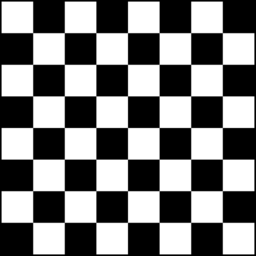
#> input picture ComputerVision/HW1/HarrisCornerDetector/testdata/1.png, 256 x 256 px
$ python main.py
#> lines starting #> are read from the running program, lines starting #| are printed output that depends on the picture; after the words box and inside, x2 and y2 are one past the last pixel; in counts of white or black regions, pixels touching at a corner belong together
#> in main, img is the input picture: shape (256, 256, 3); min 0, max 255, mean 124.4
### ComputerVision/HW1/HarrisCornerDetector/HCD.py
import numpy as np
import cv2
import matplotlib.pyplot as plt


class Harris_corner_detector(object):
    def __init__(self, threshold):
        self.threshold = threshold

    def detect_harris_corners(self, img):
        ### TODO ####
        # Step 1: Smooth the image by Gaussian kernel
        # - Function: cv2.GaussianBlur (kernel = 3, sigma = 1.5)
        img_blur = cv2.GaussianBlur(img, (3, 3), 1.5)
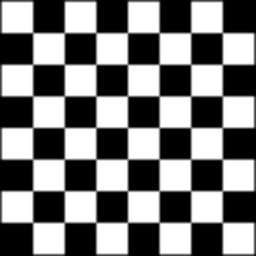
#> img_blur: shape (256, 256) float64; min 0, max 255, mean 124.6; drawn with min black and max white

        # Step 2: Calculate Ix, Iy (1st derivative of image along x and y axis)
        # - Function: cv2.filter2D (kernel = [[1.,0.,-1.]] for Ix or [[1.],[0.],[-1.]] for Iy)
        kernel_x = np.array(([[1., 0., -1.]]), dtype="float64")
        kernel_y = np.array(([1.], [0.], [-1.]), dtype="float64")

        Ix = cv2.filter2D(img_blur, -1, kernel_x)
        Iy = cv2.filter2D(img_blur, -1, kernel_y)
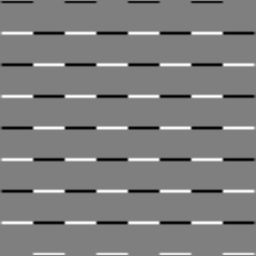
#> Iy: shape (256, 256) float64; min -176.5, max 176.5, mean 0; drawn with min black and max white

        # Step 3: Compute Ixx, Ixy, Iyy (Ixx = Ix*Ix, ...)
        Ixx = Ix*Ix
        Ixy = Ix*Iy
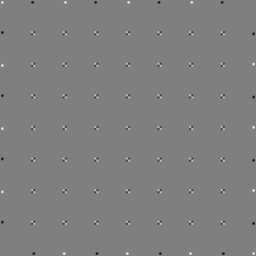
#> Ixy: shape (256, 256) float64; min -12639.6, max 12617.5, mean -1.9; drawn with min black and max white
        Iyy = Iy*Iy

        # Step 4: Compute Sxx, Sxy, Syy (weighted summation of Ixx, Ixy, Iyy in neighbor pixels)
        # - Function: cv2.GaussianBlur (kernel = 3, sigma = 1.)
        Sxx = cv2.GaussianBlur(Ixx, (3, 3), 1.).flatten()
        Sxy = cv2.GaussianBlur(Ixy, (3, 3), 1.).flatten()
        Syy = cv2.GaussianBlur(Iyy, (3, 3), 1.).flatten()

        # Step 5: Compute the det and trace of matrix M (M = [[Sxx, Sxy], [Sxy, Syy]])
        det_M = Sxx*Syy - Sxy*Sxy
        trace_M = Sxx + Syy

        # Step 6: Compute the response of the detector by det/(trace+1e-12)
        response = (det_M/(trace_M + 1e-12)).reshape(img.shape)

        return response

    def post_processing(self, response):
        ### TODO ###
        # Step 1: Thresholding
        response[response < self.threshold] = 0
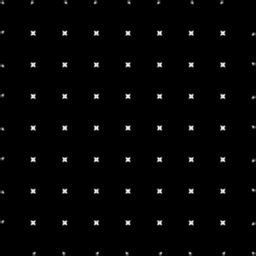
#> response: shape (256, 256) float64; min 0, max 3680.1, mean 55.3; drawn with min black and max white
        candidate_list = np.array(np.argwhere(
            response > self.threshold).tolist())
#> candidate_list = 2538 pairs, first value 0 to 255, second value 0 to 255

        # Step 2: Find local maximum
        # ----- zero padding -----
        response_padding = cv2.copyMakeBorder(
            response, 2, 2, 2, 2, cv2.BORDER_CONSTANT, value=0)
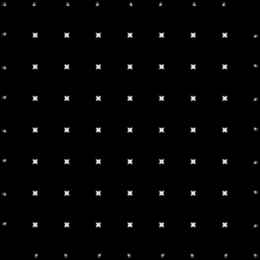
#> response_padding: shape (260, 260) float64; min 0, max 3680.1, mean 53.7; drawn with min black and max white

        window_size = 5
        # check if candidate point is window's local maximum
        for index in candidate_list:
            sgn_value = np.sign(
                response_padding[index[0]:index[0]+window_size, index[1]:index[1]+window_size] - response_padding[index[0]+window_size//2, index[1]+window_size//2])

            if (1 in sgn_value):
                response[index[0], index[1]] = 0
#> this loop made 2538 passes
#> index on passes 1 to 3: [0, 0], [0, 1], [0, 2]
#> response: shape (256, 256) float64; 3.75% of pixels changed, all inside (x1, y1, x2, y2) = (0, 0, 256, 256)

        local_max = np.argwhere(response > 0).tolist()
#> local_max = 79 pairs, first value 2 to 253, second value 2 to 253

        return local_max

### ComputerVision/HW1/HarrisCornerDetector/main.py
import numpy as np
import cv2
import argparse
from matplotlib import pyplot as plt
from HCD import Harris_corner_detector


def main():
    parser = argparse.ArgumentParser(
        description='main function of Harris corner detector')
    parser.add_argument('--threshold', default=100., type=float,
                        help='threshold value to determine corner')
    parser.add_argument(
        '--image_path', default='./testdata/1.png', help='path to input image')
    args = parser.parse_args()

    print('Processing %s ...' % args.image_path)
    img = cv2.imread(args.image_path)
    img_gray = cv2.cvtColor(img, cv2.COLOR_BGR2GRAY).astype(np.float64)

    ### TODO ###
    # create HCD class
    HCD = Harris_corner_detector(args.threshold)
    response = HCD.detect_harris_corners(img_gray)
    result = HCD.post_processing(response)
#> result has the same summary as local_max in post_processing
    print(len(result))
#| 79

    detected_img = np.array(img)
    for i in result:
        cv2.circle(detected_img, (i[1], i[0]), radius=1,
                   color=(0, 0, 255), thickness=1)
#> this loop made 79 passes
#> i on passes 1 to 12: [2, 2], [2, 32], [2, 65], [2, 95], [2, 129], [2, 158], [2, 192], [2, 221], [32, 2], [32, 32], [32, 65], [32, 95]
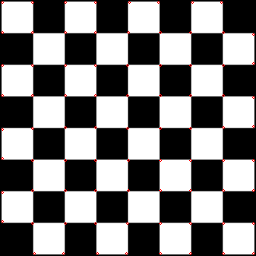
#> detected_img: shape (256, 256, 3); 0.48% of pixels changed, all inside (x1, y1, x2, y2) = (1, 1, 255, 255)

    plt.subplot(121), plt.imshow(cv2.cvtColor(
        img, cv2.COLOR_BGR2RGB)), plt.title('Original')
    plt.xticks([]), plt.yticks([])
    plt.subplot(122), plt.imshow(cv2.cvtColor(
        detected_img, cv2.COLOR_BGR2RGB)), plt.title('Harris Corner Detection')
    plt.xticks([]), plt.yticks([])
    plt.show()
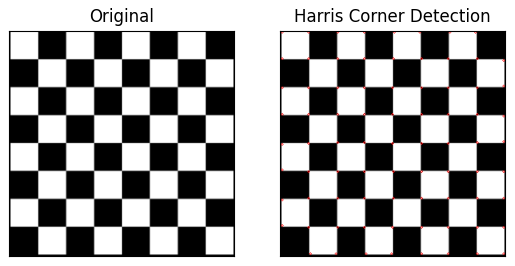
#> figure drawn by matplotlib, 2 panels

    '''
    plt.imshow(cv2.cvtColor(detected_img, cv2.COLOR_BGR2RGB)), plt.title(
        'Harris Corner Detection (threshold = '+str(args.threshold)+')')
    plt.xticks([]), plt.yticks([])
    plt.show()
    '''


if __name__ == '__main__':
    main()
